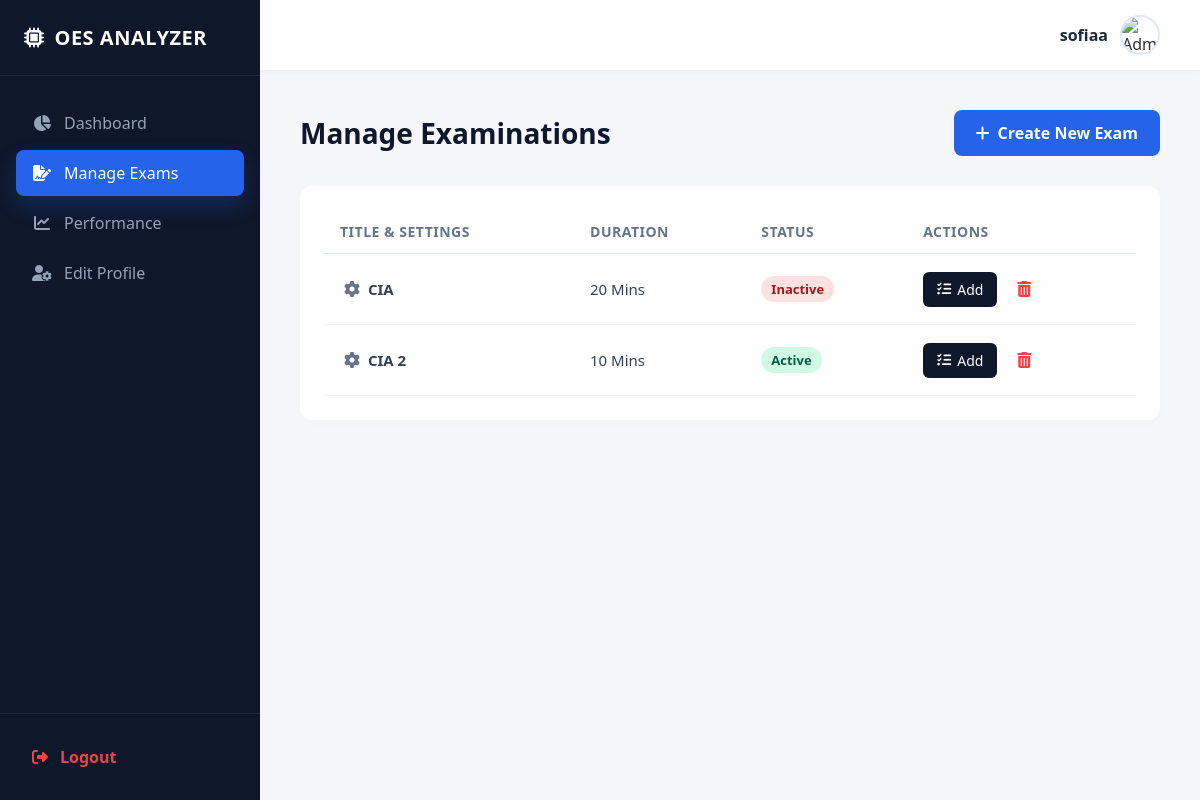
The app's page /manage_exams.php (signed in) with its own data.
### tables this page shows
CREATE TABLE `users` (
  `id` int(11) NOT NULL,
  `username` varchar(50) NOT NULL,
  `profile_pic` varchar(255) DEFAULT NULL,
  `password` varchar(255) NOT NULL,
  `role` enum('admin','student') DEFAULT 'student'
);

CREATE TABLE `exams` (
  `id` int(11) NOT NULL,
  `exam_title` varchar(255) NOT NULL,
  `total_questions` int(10) NOT NULL,
  `duration_mins` int(11) DEFAULT NULL,
  `duration` int(11) NOT NULL DEFAULT 0,
  `status` enum('Active','Inactive') DEFAULT 'Active'
);

### manage_exams.php (the view, shortened to what this page needs)
<?php
require_once 'db_config.php';
$user_id = $_SESSION['user_id'];
try {
    $user_columns_check = $pdo->query("SHOW COLUMNS FROM users");
    $user_columns = $user_columns_check->fetchAll(PDO::FETCH_COLUMN);
    $user_name_col = 'name';
    if (in_array('username', $user_columns)) { $user_name_col = 'username'; }
    elseif (in_array('full_name', $user_columns)) { $user_name_col = 'full_name'; }
    $db_pic_field = 'profile_pic';
    $admin_stmt = $pdo->prepare("SELECT * FROM users WHERE id = ?");
    $admin_stmt->execute([$user_id]);
    $admin = $admin_stmt->fetch(PDO::FETCH_ASSOC);
    $exams_stmt = $pdo->query("SELECT * FROM exams ORDER BY id DESC");
    $exams = $exams_stmt->fetchAll(PDO::FETCH_ASSOC);
} catch (PDOException $e) {
    die("Database Error: " . $e->getMessage());
}
$admin_name = htmlspecialchars($admin[$user_name_col] ?? 'Admin');
?>
<!DOCTYPE html>
<html lang="en">
<head>
    <link rel="stylesheet" href="https://cdnjs.cloudflare.com/ajax/libs/font-awesome/6.4.0/css/all.min.css">
</head>
<body>
    <nav class="sidebar">
        <div>
            <div class="sidebar-brand"><i class="fa-solid fa-microchip"></i> <span>OES ANALYZER</span></div>
            <ul class="sidebar-menu">
                <li class="sidebar-item"><a href="admin_dashboard.php" class="sidebar-link"><i class="fa-solid fa-chart-pie"></i> Dashboard</a></li>
                <li class="sidebar-item"><a href="manage_exams.php" class="sidebar-link active"><i class="fa-solid fa-file-signature"></i> Manage Exams</a></li>
                <li class="sidebar-item"><a href="analytics.php" class="sidebar-link"><i class="fa-solid fa-chart-line"></i> Performance</a></li>
                <li class="sidebar-item"><a href="edit_profile.php" class="sidebar-link"><i class="fa-solid fa-user-gear"></i> Edit Profile</a></li>
            </ul>
        </div>
        <div class="sidebar-footer"><a href="logout.php" class="logout-btn"><i class="fa-solid fa-right-from-bracket"></i> Logout</a></div>
    </nav>
    <div class="main-content">
        <div class="top-navbar">
            <div class="admin-profile-badge">
                <span class="admin-name"><?= $admin_name ?></span>
                <?php if (!empty($admin[$db_pic_field]) && file_exists('uploads/' . $admin[$db_pic_field])): ?>
                    <img src="uploads/<?= htmlspecialchars($admin[$db_pic_field]) ?>" alt="Admin Avatar" class="admin-avatar">
                <?php else: ?>
                    <img src="https://i.imgur.com/w3duR07.png" alt="Admin Avatar" class="admin-avatar">
                <?php endif; ?>
            </div>
        </div>
        <div class="content-body">
            <div class="header-action-container">
                <h1>Manage Examinations</h1>
                <a href="create_exam.php" class="btn-primary"><i class="fa-solid fa-plus"></i> Create New Exam</a>
            </div>
            <div class="data-card">
                <table class="data-table">
                    <thead>
                        <tr>
                            <th>Title & Settings</th>
                            <th>Duration</th>
                            <th>Status</th>
                            <th>Actions</th>
                        </tr>
                    </thead>
                    <tbody>
                        <?php if (empty($exams)): ?>
                            <tr><td class="no-data" colspan="4">No exams scheduled yet.</td></tr>
                        <?php else: ?>
                            <?php foreach ($exams as $exam):
                                $ex_id = $exam['id'];
                                $ex_title = htmlspecialchars($exam['exam_title'] ?? $exam['exam_name'] ?? '');
                                $ex_dur = htmlspecialchars($exam['duration'] ?? '0');
                                $ex_stat = htmlspecialchars($exam['status'] ?? 'Active');
                            ?>
                            <tr>
                                <td style="font-weight: 600;">
                                    <button class="btn-gear-edit" onclick="openInlineEdit(<?= $ex_id ?>, '<?= addslashes($ex_title) ?>', <?= $ex_dur ?>, '<?= addslashes($ex_stat) ?>')">
                                        <i class="fa-solid fa-gear"></i>
                                    </button>
                                    <?= $ex_title ?>
                                </td>
                                <td><?= $ex_dur ?> Mins</td>
                                <td><span class="status-badge <?= strtolower($ex_stat) ?>"><?= $ex_stat ?></span></td>
                                <td>
                                    <div class="actions-cell">
                                        <a href="add_questions.php?id=<?= $ex_id ?>" class="btn-action-add"><i class="fa-solid fa-list-check"></i> Add</a>
                                        <a href="delete_exam.php?id=<?= $ex_id ?>" class="btn-action-delete" onclick="return confirm('Are you sure you want to delete this exam?')"><i class="fa-solid fa-trash-can"></i></a>
                                    </div>
                                </td>
                            </tr>
                            <?php endforeach; ?>
                        <?php endif; ?>
                    </tbody>
                </table>
            </div>
        </div>
    </div>
</body>
</html>

### manage_exams.php (style rules this page uses)
* { margin: 0; padding: 0; box-sizing: border-box; font-family: 'Segoe UI', Tahoma, Geneva, Verdana, sans-serif; }
body { display: flex; background-color: #f4f6f9; color: #333; min-height: 100vh; }
.sidebar { width: 260px; background-color: #0f172a; color: #fff; display: flex; flex-direction: column; justify-content: space-between; min-height: 100vh; position: fixed; transition: all 0.3s ease; }
.sidebar-brand { padding: 24px; font-size: 20px; font-weight: 800; letter-spacing: 0.5px; display: flex; align-items: center; gap: 10px; border-bottom: 1px solid #1e293b; }
.sidebar-menu { list-style: none; padding: 20px 0; flex-grow: 1; }
.sidebar-item { margin: 4px 16px; }
.sidebar-link { display: flex; align-items: center; gap: 12px; padding: 12px 16px; color: #94a3b8; text-decoration: none; font-weight: 500; border-radius: 8px; transition: all 0.4s cubic-bezier(0.4, 0, 0.2, 1); }
.sidebar-link.active { background-color: #2563eb; color: #fff; box-shadow: 0 10px 20px rgba(37, 99, 235, 0.25); transform: none; }
.sidebar-link i { width: 20px; font-size: 16px; text-align: center; }
.sidebar-footer { padding: 20px 16px; border-top: 1px solid #1e293b; }
.logout-btn { display: flex; align-items: center; gap: 12px; padding: 12px 16px; color: #ef4444; text-decoration: none; font-weight: 600; border-radius: 8px; transition: all 0.4s cubic-bezier(0.4, 0, 0.2, 1); }
.main-content { margin-left: 260px; flex-grow: 1; display: flex; flex-direction: column; width: calc(100% - 260px); }
.top-navbar { height: 70px; background-color: #fff; display: flex; align-items: center; justify-content: flex-end; padding: 0 40px; box-shadow: 0 1px 3px rgba(0,0,0,0.05); }
.admin-profile-badge { display: flex; align-items: center; gap: 12px; }
.admin-name { font-weight: 600; color: #1e293b; }
.admin-avatar { width: 40px; height: 40px; border-radius: 50%; object-fit: cover; border: 2px solid #e2e8f0; }
.content-body { padding: 40px; }
.header-action-container { display: flex; justify-content: space-between; align-items: center; margin-bottom: 30px; }
.header-action-container h1 { font-size: 28px; color: #0f172a; }
.btn-primary { background-color: #2563eb; color: #fff; border: none; padding: 12px 22px; border-radius: 8px; font-weight: 600; cursor: pointer; display: flex; align-items: center; gap: 8px; transition: all 0.3s ease; text-decoration: none; }
.data-card { background: #fff; border-radius: 12px; box-shadow: 0 4px 24px rgba(15, 23, 42, 0.01); padding: 24px; transition: all 0.4s cubic-bezier(0.4, 0, 0.2, 1); }
.data-table { width: 100%; border-collapse: collapse; text-align: left; }
.data-table th { padding: 12px 16px; color: #64748b; font-weight: 600; border-bottom: 1px solid #e2e8f0; font-size: 14px; text-transform: uppercase; letter-spacing: 0.5px; }
.data-table td { padding: 16px; border-bottom: 1px solid #f1f5f9; color: #334155; font-size: 15px; }
.status-badge { display: inline-block; padding: 4px 10px; border-radius: 20px; font-size: 13px; font-weight: 600; background-color: #d1fae5; color: #065f46; }
.status-badge.inactive { background-color: #fee2e2; color: #991b1b; }
.actions-cell { display: flex; align-items: center; gap: 12px; }
.btn-action-add { background-color: #0f172a; color: #fff; border: none; padding: 8px 14px; border-radius: 6px; cursor: pointer; display: flex; align-items: center; gap: 6px; font-size: 14px; transition: all 0.2s; text-decoration: none; }
.btn-gear-edit { background: none; border: none; color: #64748b; cursor: pointer; font-size: 16px; transition: all 0.2s; padding: 4px; }
.btn-action-delete { background-color: transparent; color: #ef4444; border: none; cursor: pointer; font-size: 16px; padding: 8px; transition: all 0.2s; border-radius: 50%; }

### records on screen
users: username "sofiaa"
exams: exam_title "CIA", duration "20", status "Inactive"
exams: exam_title "CIA 2", duration "10", status "Active"
